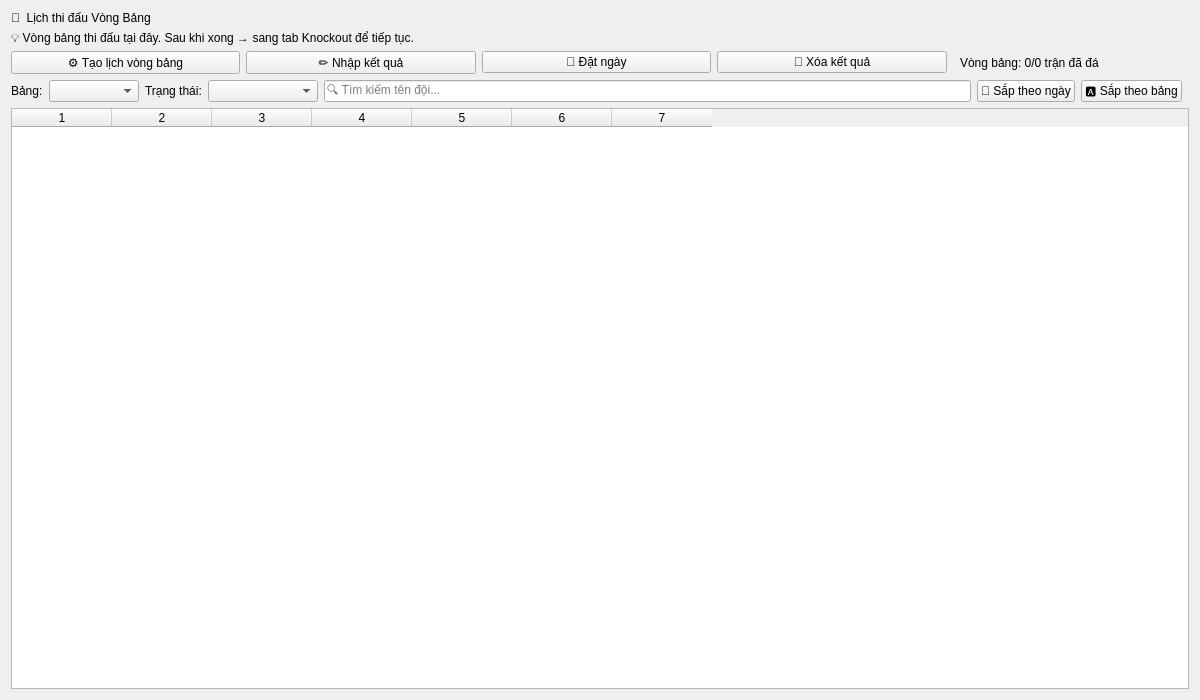
<?xml version="1.0" encoding="UTF-8"?>
<ui version="4.0">
 <class>ScheduleTab</class>
 <widget class="QWidget" name="ScheduleTab">
  <property name="geometry"><rect><x>0</x><y>0</y><width>1200</width><height>700</height></rect></property>
  <property name="windowTitle"><string>Tab Lịch Vòng Bảng</string></property>
  <layout class="QVBoxLayout" name="verticalLayout">
   <item><widget class="QLabel" name="lblTitle"><property name="text"><string>📅  Lịch thi đấu Vòng Bảng</string></property></widget></item>
   <item><widget class="QLabel" name="lblGuide"><property name="text"><string>💡 Vòng bảng thi đấu tại đây. Sau khi xong → sang tab Knockout để tiếp tục.</string></property></widget></item>
   <!-- Toolbar -->
   <item>
    <layout class="QHBoxLayout" name="toolbarLayout">
     <item><widget class="QPushButton" name="btnGenGroup"><property name="text"><string>⚙ Tạo lịch vòng bảng</string></property></widget></item>
     <item><widget class="QPushButton" name="btnEnterResult"><property name="text"><string>✏ Nhập kết quả</string></property></widget></item>
     <item><widget class="QPushButton" name="btnSetDate"><property name="text"><string>📅 Đặt ngày</string></property></widget></item>
     <item><widget class="QPushButton" name="btnClearResult"><property name="text"><string>🔄 Xóa kết quả</string></property></widget></item>
     <item><spacer><property name="orientation"><enum>Qt::Horizontal</enum></property></spacer></item>
     <item><widget class="QLabel" name="statsLabel"><property name="text"><string>Vòng bảng: 0/0 trận đã đá</string></property></widget></item>
    </layout>
   </item>
   <!-- Filter -->
   <item>
    <layout class="QHBoxLayout" name="filterLayout">
     <item><widget class="QLabel" name="lblGroup"><property name="text"><string>Bảng:</string></property></widget></item>
     <item><widget class="QComboBox" name="groupCombo"><property name="minimumSize"><size><width>90</width><height>0</height></size></property></widget></item>
     <item><widget class="QLabel" name="lblStatus"><property name="text"><string>Trạng thái:</string></property></widget></item>
     <item><widget class="QComboBox" name="statusCombo"><property name="minimumSize"><size><width>110</width><height>0</height></size></property></widget></item>
     <item><widget class="QLineEdit" name="searchEdit"><property name="placeholderText"><string>🔍 Tìm kiếm tên đội...</string></property><property name="minimumSize"><size><width>200</width><height>0</height></size></property></widget></item>
     <item><widget class="QPushButton" name="btnSortDate"><property name="text"><string>📆 Sắp theo ngày</string></property></widget></item>
     <item><widget class="QPushButton" name="btnSortGroup"><property name="text"><string>🅰 Sắp theo bảng</string></property></widget></item>
     <item><spacer><property name="orientation"><enum>Qt::Horizontal</enum></property></spacer></item>
    </layout>
   </item>
   <!-- Bang tran dau -->
   <item>
    <widget class="QTableWidget" name="matchTbl">
     <property name="columnCount"><number>7</number></property>
     <attribute name="horizontalHeaderLabel"><string>Vòng</string></attribute>
     <attribute name="horizontalHeaderLabel"><string>🏳 Đội A</string></attribute>
     <attribute name="horizontalHeaderLabel"><string>Tỷ số</string></attribute>
     <attribute name="horizontalHeaderLabel"><string>Đội B 🏳</string></attribute>
     <attribute name="horizontalHeaderLabel"><string>Bảng</string></attribute>
     <attribute name="horizontalHeaderLabel"><string>Ngày</string></attribute>
     <attribute name="horizontalHeaderLabel"><string>Trạng thái</string></attribute>
    </widget>
   </item>
  </layout>
 </widget>
</ui>
